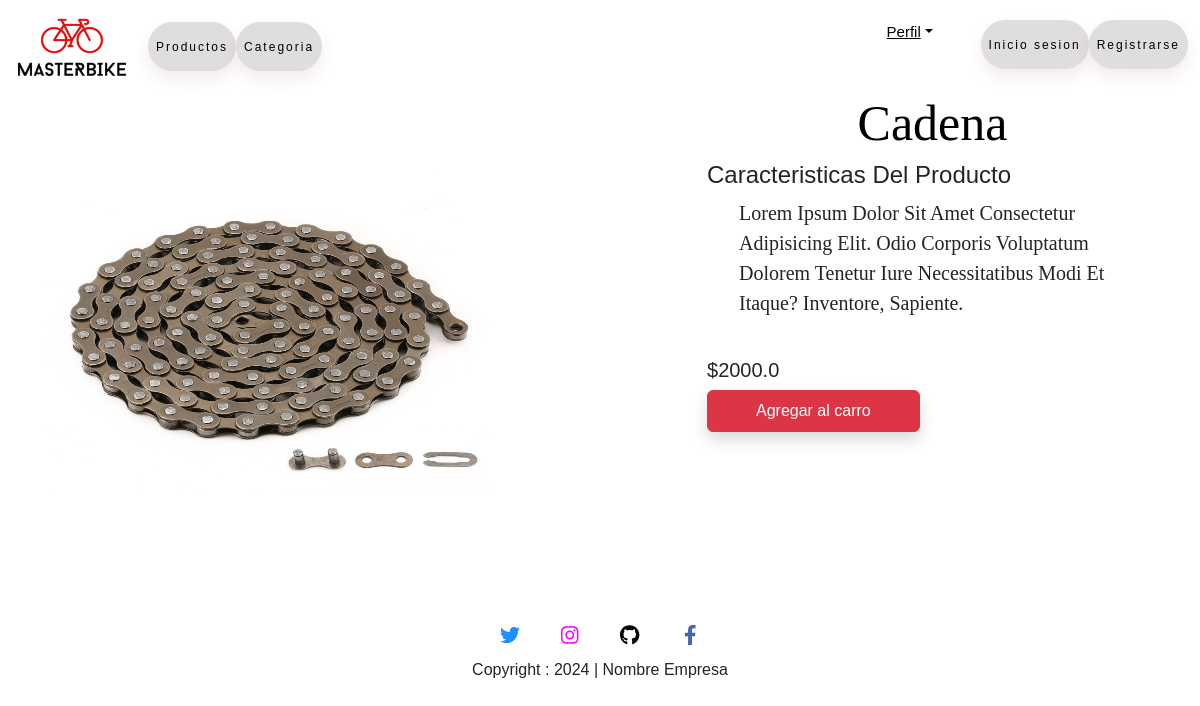
Screenshot of /product-detail/1 with the database file from the repository.
### MasterBIKE/models.py (models this page shows, shortened)
class Product(models.Model):
    nombre = models.CharField(max_length=100)
    title = models.CharField(max_length=100)
    description = models.TextField(default='')
    price = models.FloatField()
    product_image = models.ImageField(upload_to='imgProductos')

### MasterBIKE/views.py (the view)
# urls.py: path("product-detail/<int:pk>", views.ProductDetail.as_view(), name='product-detail'),
class ProductDetail(View):
    def get(self,request,pk):
        product = Product.objects.get(pk=pk)
        return render(request, 'pages/productdetail.html', locals())

### MasterBIKE/templates/pages/productdetail.html (shortened to what this page needs)
<!DOCTYPE html>
<html lang="en">
<head>
    {% load static %}
    <link rel="stylesheet" href="{% static "css/bootstrap.min.css" %}">
    <link rel="stylesheet" href="{% static 'css/style.css' %}">
</head>
<body>
    {% include 'base/navbar.html' %}
    <div class="container">
        <div class="row flex justify-content-between">
            <div class="img2 col-lg-5 mt-5">
                <img src="{{product.product_image.url}}" class="image col-xs-6
                col-sm-12 col-lg-12 mt-3 text-sm-center w-100 h-75" alt="">
            </div>
            <div class="productdetail col-lg-5">
                <h1 style="font-family: Georgia; font-size: 50px ">{{product.title}}</h1>
                <h4>Caracteristicas del producto</h4>
                <ul class="fs-5" style="font-family: Rajdhani;">
                    <li>{{product.description}}</li>
                </ul>
                <br>
                <h5>${{product.price}}</h5>
                <form action="/add-to-cart" class="d-inline">
                    <button type="submit" class="btn btn-danger shadow px-5 py-2">Agregar al carro</button>
                </form>
            </div>
        </div>
    </div>
    {% include 'base/footer.html' %}
</body>
</html>

### MasterBIKE/static/css/style.css (style rules this page uses)
:root { --clr-main: #E90A0A; --clr-main-light: #c84e4e; --clr-white: #ececec; --clr-gray: #e2e2e2; --clr-red: #961818; }
* { margin: 0; padding: 0; box-sizing: border-box; list-style: none; }
body { font-family: sans-serif; text-transform: capitalize; }
h1, h2 { color: black; text-align: center; }
button { border: none; background-color: transparent; font-size: 20px; }

### rows the page displays
Product: product_image (picture), title "Cadena", description "Lorem Ipsum Dolor Sit Amet Consectetur Adipisicing Elit. Odio Corporis Voluptatum Dolorem Tenetur Iure Necessitatibus Modi Et Itaque? Inventore, Sapiente.", price "2000.0"
